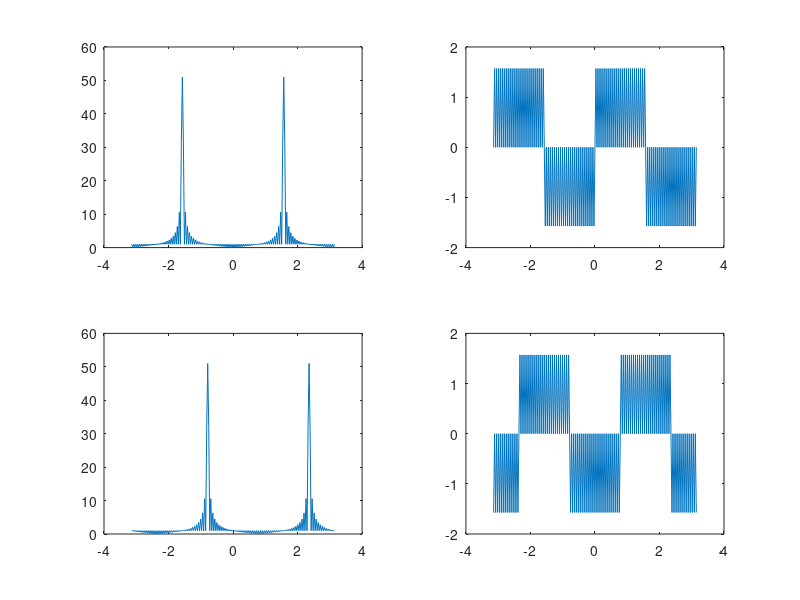

Write the MATLAB code that produced this figure.
% ex3_9

n = 0:100;
x = cos(pi*n/2);
k = -100:100;
w = (pi/100)*k;
X = x * (exp(-i*pi/100)).^(n'*k);

y = exp(i*pi*n/4).*x;
Y = y * (exp(-i*pi/100)).^(n'*k);

subplot(2, 2, 1); plot(w, abs(X));
subplot(2, 2, 2); plot(w, angle(X));
subplot(2, 2, 3); plot(w, abs(Y));
subplot(2, 2, 4); plot(w, angle(Y));
